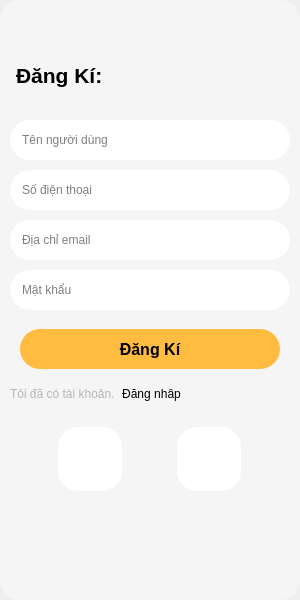
<?xml version="1.0" encoding="UTF-8"?>
<ui version="4.0">
 <class>MainWindow</class>
 <widget class="QMainWindow" name="MainWindow">
  <property name="geometry">
   <rect>
    <x>0</x>
    <y>0</y>
    <width>300</width>
    <height>600</height>
   </rect>
  </property>
  <property name="minimumSize">
   <size>
    <width>300</width>
    <height>600</height>
   </size>
  </property>
  <property name="windowTitle">
   <string>MainWindow</string>
  </property>
  <widget class="QWidget" name="centralwidget">
   <widget class="QWidget" name="widget" native="true">
    <property name="geometry">
     <rect>
      <x>0</x>
      <y>0</y>
      <width>300</width>
      <height>600</height>
     </rect>
    </property>
    <property name="minimumSize">
     <size>
      <width>300</width>
      <height>600</height>
     </size>
    </property>
    <property name="maximumSize">
     <size>
      <width>300</width>
      <height>600</height>
     </size>
    </property>
    <property name="styleSheet">
     <string notr="true">QWidget {
	background-color: #F5F5F5;
	border-radius: 20px;
}</string>
    </property>
    <layout class="QVBoxLayout" name="verticalLayout">
     <property name="spacing">
      <number>0</number>
     </property>
     <property name="leftMargin">
      <number>0</number>
     </property>
     <property name="topMargin">
      <number>0</number>
     </property>
     <property name="rightMargin">
      <number>0</number>
     </property>
     <property name="bottomMargin">
      <number>0</number>
     </property>
     <item>
      <spacer name="verticalSpacer">
       <property name="orientation">
        <enum>Qt::Vertical</enum>
       </property>
       <property name="sizeType">
        <enum>QSizePolicy::Fixed</enum>
       </property>
       <property name="sizeHint" stdset="0">
        <size>
         <width>20</width>
         <height>50</height>
        </size>
       </property>
      </spacer>
     </item>
     <item>
      <widget class="QLabel" name="label">
       <property name="minimumSize">
        <size>
         <width>0</width>
         <height>50</height>
        </size>
       </property>
       <property name="maximumSize">
        <size>
         <width>16777215</width>
         <height>50</height>
        </size>
       </property>
       <property name="font">
        <font>
         <family>Arial</family>
         <pointsize>16</pointsize>
         <bold>true</bold>
        </font>
       </property>
       <property name="styleSheet">
        <string notr="true">QLabel{
	padding: 0px 10px;
}</string>
       </property>
       <property name="text">
        <string>Đăng Kí:</string>
       </property>
      </widget>
     </item>
     <item>
      <spacer name="verticalSpacer_5">
       <property name="orientation">
        <enum>Qt::Vertical</enum>
       </property>
       <property name="sizeType">
        <enum>QSizePolicy::Fixed</enum>
       </property>
       <property name="sizeHint" stdset="0">
        <size>
         <width>20</width>
         <height>20</height>
        </size>
       </property>
      </spacer>
     </item>
     <item>
      <widget class="QLineEdit" name="lineEdit">
       <property name="minimumSize">
        <size>
         <width>0</width>
         <height>40</height>
        </size>
       </property>
       <property name="maximumSize">
        <size>
         <width>16777215</width>
         <height>40</height>
        </size>
       </property>
       <property name="styleSheet">
        <string notr="true">QLineEdit {
	background-color: rgb(255, 255, 255);
	border-radius: 20px;	
	padding: 0px 10px;
	margin: 0px 10px;
}
</string>
       </property>
       <property name="text">
        <string/>
       </property>
       <property name="placeholderText">
        <string>Tên người dùng</string>
       </property>
      </widget>
     </item>
     <item>
      <spacer name="verticalSpacer_2">
       <property name="orientation">
        <enum>Qt::Vertical</enum>
       </property>
       <property name="sizeType">
        <enum>QSizePolicy::Fixed</enum>
       </property>
       <property name="sizeHint" stdset="0">
        <size>
         <width>20</width>
         <height>10</height>
        </size>
       </property>
      </spacer>
     </item>
     <item>
      <widget class="QLineEdit" name="lineEdit_2">
       <property name="minimumSize">
        <size>
         <width>0</width>
         <height>40</height>
        </size>
       </property>
       <property name="maximumSize">
        <size>
         <width>16777215</width>
         <height>40</height>
        </size>
       </property>
       <property name="styleSheet">
        <string notr="true">QLineEdit {
	background-color: rgb(255, 255, 255);
	border-radius: 20px;	
	padding: 0px 10px;
	margin: 0px 10px;
}
</string>
       </property>
       <property name="text">
        <string/>
       </property>
       <property name="placeholderText">
        <string>Số điện thoại</string>
       </property>
      </widget>
     </item>
     <item>
      <spacer name="verticalSpacer_8">
       <property name="orientation">
        <enum>Qt::Vertical</enum>
       </property>
       <property name="sizeType">
        <enum>QSizePolicy::Fixed</enum>
       </property>
       <property name="sizeHint" stdset="0">
        <size>
         <width>20</width>
         <height>10</height>
        </size>
       </property>
      </spacer>
     </item>
     <item>
      <widget class="QLineEdit" name="lineEdit_3">
       <property name="minimumSize">
        <size>
         <width>0</width>
         <height>40</height>
        </size>
       </property>
       <property name="maximumSize">
        <size>
         <width>16777215</width>
         <height>40</height>
        </size>
       </property>
       <property name="styleSheet">
        <string notr="true">QLineEdit {
	background-color: rgb(255, 255, 255);
	border-radius: 20px;	
	padding: 0px 10px;
	margin: 0px 10px;
}
</string>
       </property>
       <property name="text">
        <string/>
       </property>
       <property name="placeholderText">
        <string>Địa chỉ email</string>
       </property>
      </widget>
     </item>
     <item>
      <spacer name="verticalSpacer_9">
       <property name="orientation">
        <enum>Qt::Vertical</enum>
       </property>
       <property name="sizeType">
        <enum>QSizePolicy::Fixed</enum>
       </property>
       <property name="sizeHint" stdset="0">
        <size>
         <width>20</width>
         <height>10</height>
        </size>
       </property>
      </spacer>
     </item>
     <item>
      <widget class="QLineEdit" name="lineEdit_4">
       <property name="minimumSize">
        <size>
         <width>0</width>
         <height>40</height>
        </size>
       </property>
       <property name="maximumSize">
        <size>
         <width>16777215</width>
         <height>40</height>
        </size>
       </property>
       <property name="styleSheet">
        <string notr="true">QLineEdit {
	background-color: rgb(255, 255, 255);
	border-radius: 20px;	
	padding: 0px 10px;
	margin: 0px 10px;
}
</string>
       </property>
       <property name="text">
        <string/>
       </property>
       <property name="echoMode">
        <enum>QLineEdit::Password</enum>
       </property>
       <property name="placeholderText">
        <string>Mật khẩu</string>
       </property>
      </widget>
     </item>
     <item>
      <spacer name="verticalSpacer_7">
       <property name="orientation">
        <enum>Qt::Vertical</enum>
       </property>
       <property name="sizeHint" stdset="0">
        <size>
         <width>20</width>
         <height>40</height>
        </size>
       </property>
      </spacer>
     </item>
     <item>
      <widget class="QWidget" name="widget_4" native="true">
       <property name="minimumSize">
        <size>
         <width>0</width>
         <height>50</height>
        </size>
       </property>
       <layout class="QHBoxLayout" name="horizontalLayout_2">
        <property name="spacing">
         <number>0</number>
        </property>
        <property name="leftMargin">
         <number>0</number>
        </property>
        <property name="topMargin">
         <number>0</number>
        </property>
        <property name="rightMargin">
         <number>0</number>
        </property>
        <property name="bottomMargin">
         <number>0</number>
        </property>
        <item>
         <spacer name="horizontalSpacer_3">
          <property name="orientation">
           <enum>Qt::Horizontal</enum>
          </property>
          <property name="sizeType">
           <enum>QSizePolicy::Fixed</enum>
          </property>
          <property name="sizeHint" stdset="0">
           <size>
            <width>20</width>
            <height>20</height>
           </size>
          </property>
         </spacer>
        </item>
        <item>
         <widget class="QPushButton" name="pushButton_2">
          <property name="minimumSize">
           <size>
            <width>0</width>
            <height>40</height>
           </size>
          </property>
          <property name="maximumSize">
           <size>
            <width>16777215</width>
            <height>40</height>
           </size>
          </property>
          <property name="font">
           <font>
            <pointsize>12</pointsize>
            <bold>true</bold>
           </font>
          </property>
          <property name="styleSheet">
           <string notr="true">QPushButton{
	background-color: rgb(255, 188, 65);
	border-radius: 20px;
}
QPushButton:hover{
	background-color: #FFB300;
	color: #FFFFFF;
}
</string>
          </property>
          <property name="text">
           <string>Đăng Kí</string>
          </property>
         </widget>
        </item>
        <item>
         <spacer name="horizontalSpacer_4">
          <property name="orientation">
           <enum>Qt::Horizontal</enum>
          </property>
          <property name="sizeType">
           <enum>QSizePolicy::Fixed</enum>
          </property>
          <property name="sizeHint" stdset="0">
           <size>
            <width>20</width>
            <height>20</height>
           </size>
          </property>
         </spacer>
        </item>
       </layout>
      </widget>
     </item>
     <item>
      <spacer name="verticalSpacer_3">
       <property name="orientation">
        <enum>Qt::Vertical</enum>
       </property>
       <property name="sizeType">
        <enum>QSizePolicy::Fixed</enum>
       </property>
       <property name="sizeHint" stdset="0">
        <size>
         <width>20</width>
         <height>10</height>
        </size>
       </property>
      </spacer>
     </item>
     <item>
      <widget class="QWidget" name="widget_2" native="true">
       <layout class="QHBoxLayout" name="horizontalLayout">
        <property name="spacing">
         <number>0</number>
        </property>
        <property name="leftMargin">
         <number>0</number>
        </property>
        <property name="topMargin">
         <number>0</number>
        </property>
        <property name="rightMargin">
         <number>0</number>
        </property>
        <property name="bottomMargin">
         <number>0</number>
        </property>
        <item>
         <spacer name="horizontalSpacer_2">
          <property name="orientation">
           <enum>Qt::Horizontal</enum>
          </property>
          <property name="sizeType">
           <enum>QSizePolicy::Fixed</enum>
          </property>
          <property name="sizeHint" stdset="0">
           <size>
            <width>10</width>
            <height>20</height>
           </size>
          </property>
         </spacer>
        </item>
        <item>
         <widget class="QLabel" name="label_2">
          <property name="styleSheet">
           <string notr="true">color: rgb(182, 182, 182);</string>
          </property>
          <property name="text">
           <string>Tôi đã có tài khoản.  </string>
          </property>
         </widget>
        </item>
        <item>
         <widget class="QPushButton" name="pushButton_3">
          <property name="styleSheet">
           <string notr="true">background:transparent;</string>
          </property>
          <property name="text">
           <string>Đăng nhâp</string>
          </property>
         </widget>
        </item>
        <item>
         <spacer name="horizontalSpacer">
          <property name="orientation">
           <enum>Qt::Horizontal</enum>
          </property>
          <property name="sizeHint" stdset="0">
           <size>
            <width>40</width>
            <height>20</height>
           </size>
          </property>
         </spacer>
        </item>
       </layout>
      </widget>
     </item>
     <item>
      <spacer name="verticalSpacer_6">
       <property name="orientation">
        <enum>Qt::Vertical</enum>
       </property>
       <property name="sizeHint" stdset="0">
        <size>
         <width>20</width>
         <height>40</height>
        </size>
       </property>
      </spacer>
     </item>
     <item>
      <widget class="QWidget" name="widget_3" native="true">
       <layout class="QHBoxLayout" name="horizontalLayout_4">
        <item>
         <widget class="QPushButton" name="pushButton_5">
          <property name="minimumSize">
           <size>
            <width>64</width>
            <height>64</height>
           </size>
          </property>
          <property name="maximumSize">
           <size>
            <width>64</width>
            <height>64</height>
           </size>
          </property>
          <property name="styleSheet">
           <string notr="true">QPushButton{
	background:transparent;
	background-color: white;
}
QPushButton:hover{
	background-color: gray;
}</string>
          </property>
          <property name="text">
           <string/>
          </property>
          <property name="icon">
           <iconset>
            <normaloff>../resources/images/google-icon.png</normaloff>../resources/images/google-icon.png</iconset>
          </property>
          <property name="iconSize">
           <size>
            <width>64</width>
            <height>64</height>
           </size>
          </property>
         </widget>
        </item>
        <item>
         <widget class="QPushButton" name="pushButton_4">
          <property name="minimumSize">
           <size>
            <width>64</width>
            <height>64</height>
           </size>
          </property>
          <property name="maximumSize">
           <size>
            <width>64</width>
            <height>64</height>
           </size>
          </property>
          <property name="styleSheet">
           <string notr="true">QPushButton{
	background:transparent;
	background-color: white;
}
QPushButton:hover{
	background-color: gray;
}</string>
          </property>
          <property name="text">
           <string/>
          </property>
          <property name="icon">
           <iconset>
            <normaloff>../resources/images/facebook-icon.png</normaloff>../resources/images/facebook-icon.png</iconset>
          </property>
          <property name="iconSize">
           <size>
            <width>60</width>
            <height>60</height>
           </size>
          </property>
         </widget>
        </item>
       </layout>
      </widget>
     </item>
     <item>
      <spacer name="verticalSpacer_4">
       <property name="orientation">
        <enum>Qt::Vertical</enum>
       </property>
       <property name="sizeType">
        <enum>QSizePolicy::Fixed</enum>
       </property>
       <property name="sizeHint" stdset="0">
        <size>
         <width>20</width>
         <height>100</height>
        </size>
       </property>
      </spacer>
     </item>
    </layout>
   </widget>
  </widget>
 </widget>
 <resources/>
 <connections/>
</ui>
